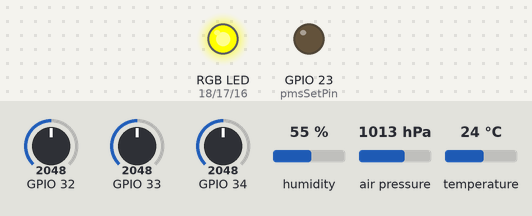
A sketch run on a simulated ESP32. Parts: an RGB LED mixed from three pins (HIGH = lit), output pins drawn as LEDs (lit = HIGH). The inputs (shaded band) are chosen by the test bench; at power-on: GPIO 32 = 2048, GPIO 33 = 2048, GPIO 34 = 2048, humidity 55 %, air pressure 1013 hPa, temperature 24 °C. WiFi joins after 1.5 s; servers stay silent unless stated; uploads are accepted with an empty reply; what the sketch prints to the serial monitor is not drawn.

Above: at 0.1 s.
At 1.6 s:
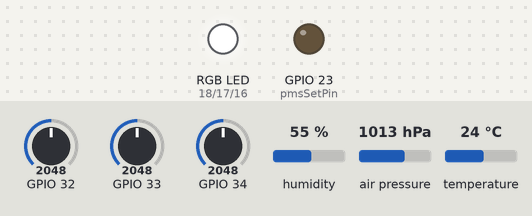
At 11.3 s:
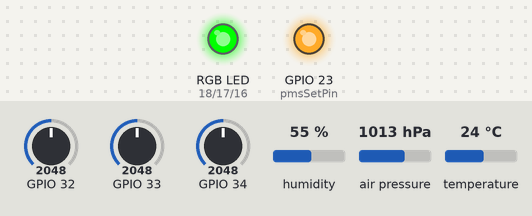
At 33.14 s:
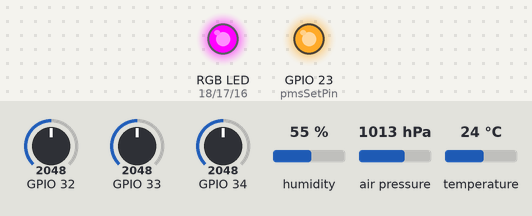
At 35.7 s:
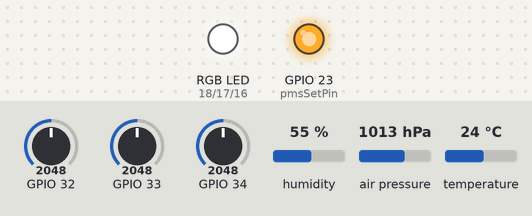
At 38.1 s:
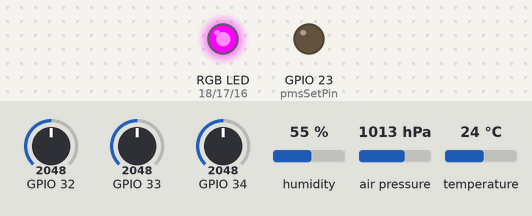
Timing chart, 0 to 39.6 s (numbered marks = the images above):
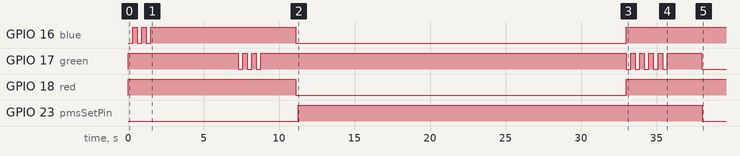

Measured:
- by itself, GPIO 16 (blue): goes LOW 0.30 s, HIGH 0.30 s, LOW 0.30 s, HIGH 9.6 s, LOW 21.9 s, then HIGH
- by itself, GPIO 17 (green): HIGH → LOW at 7.3 s, → HIGH 0.30 s later, → LOW 0.30 s later, → HIGH 0.30 s later, … (17 changes in this stretch)
- by itself, GPIO 18 (red): HIGH → LOW at 11.1 s, → HIGH 21.9 s later
- by itself, GPIO 23 (pmsSetPin): LOW → HIGH at 11.3 s, → LOW 26.7 s later

The sketch:

airWatch.ino
```cpp
// AirWatch V3.0
// This version of airwatch for the ESP32 uses WiFiManager
// WiFiManager works as follows:
// 1  When the ESP starts up, it puts it in Station mode and tries to connect to an access point (to the local WiFi network) previously registered
// 2  If the ESP32 fails to connect or if no network has been registered previously, it places the ESP32 in Access Point mode (AP Mode).
//    A web server accessible to the IP address 192.168.4.1 is started on the ESP32
// 3  Use any device with a WiFi connection with a browser (computer, smartphone, tablet) to connect to the configuration page


#include <WiFiManager.h>                        // https://github.com/tzapu/WiFiManager
#include <Ticker.h>
#include <Arduino.h>
#include <WiFi.h>
#include <HTTPClient.h>
#include <esp_system.h>
#include <driver/adc.h>
#include <Adafruit_BME280.h>


#define uS_TO_S_FACTOR 1000000
#define ADC_MAX_VALUE 4095U
#define ADC_MIN_VALUE 0U
#define ADC_SAMPLES 3U
#define ADC_SAMPLE_DELAY 100U
#define TIME_TO_SLEEP  300                      //  sleep for 300 seconds (5 minutes)


int pmsSetPin = 23;                             // PMS enable pin
int red = 18;                                   // RGB led pins
int green = 17;
int blue = 16;


// PMS sensor variables
#define LENG 31                                 //  0x42 + 31 bytes equal to 32 bytes
unsigned char buf[LENG];
int PM01Value=0;                                //  define PM1.0 value of the air detector module
int PM2_5Value=0;                               //  define PM2.5 value of the air detector module
int PM10Value=0;                                //  define PM10 value of the air detector module


Ticker setBlue;                                //  declare an instance of ticker for flashing LED blue
Ticker setRed;                                 //  declare an instance of ticker for flashing LED red


int wake;                                       //  we store the wakeup reason, not used at the moment
boolean enableSleep = false;                    //  if you dont want to leave LED indicator on between readings, use sleep mode. set to true.
Adafruit_BME280 bme280;

void setup() {

    Serial.begin(9600);
    Serial.println("Setup: Set PMS SET Pin LOW and Turn RGB off");
    pinMode(pmsSetPin, OUTPUT);
    pinMode(red, OUTPUT);
    pinMode(green, OUTPUT);
    pinMode(blue, OUTPUT);

    // turn off PMS
    digitalWrite(pmsSetPin, LOW);
    // turn off RGB
    turnRGBOff();
    flash_led(blue,3);  // indicate start of cycle
    delay(2000); // wait 2 seconds
    // explicitly set mode, esp defaults to STA+AP
    WiFi.mode(WIFI_STA);

    wake  = wakeup_reason1();
    Serial.println("Wakeup reason is: ");
    Serial.println(wake);


    //WiFiManager
    // Local intialization. Once its business is done, there is no need to keep it around
    WiFiManager wm;
    wm.setTimeout(300);
    // reset settings - for testing
    // wm.resetSettings();

    // set callback that gets called when connecting to previous WiFi fails, and enters Access Point mode
    wm.setAPCallback(configModeCallback);

    // fetches ssid and pass and tries to connect
    // if it does not connect it starts an access point with the specified name
    // here  "AirWatch-AccessPoint"
    // and goes into a blocking loop awaiting configuration

    if (!wm.autoConnect("AirWatch-AccessPoint"))
    {
        Serial.println("Failed to connect and hit timeout");
        //reset and try again, or maybe put it to deep sleep
        ESP.restart();
        delay(1000);
    }

    //if you get here you have connected to the WiFi
    Serial.println("Connected to WIFI network");
    Serial.print("IP Address: ");
    Serial.println(WiFi.localIP());


    //flash LED green 3 times to indicate successfull wifi connection
    // get wifi signal strenght
    long rssi = WiFi.RSSI();
    Serial.print("RSSI:");
    Serial.println(rssi);
    flash_led(green,3);

}

void loop() {
  // Should only get here after succesfully connecting to WIFI


        readSensorsAndSendEvent();


        if(enableSleep == true)
        {
          Serial.println("Now go to sleep for 5 mins");
          esp_sleep_enable_timer_wakeup(TIME_TO_SLEEP * uS_TO_S_FACTOR);
          esp_deep_sleep_start();
        }
        else
        {
          // keep RGB indicator led on, so dont sleep, just wait 5 mins then restart
          Serial.println("Set LED to indicate quality, and wait 5 mins");
          delay(300000);
          esp_restart();
        }

}


//gets called when WiFiManager enters configuration mode
void configModeCallback (WiFiManager *myWiFiManager)
{
           Serial.println("Entered WIFI setup mode");
           Serial.println(WiFi.softAPIP());
           //if you used auto generated SSID, print it
           Serial.println(myWiFiManager->getConfigPortalSSID());
           //entered config mode, make led toggle faster. This is blocking anything else from running. Toggle red/blue every second.
           setBlue.attach(1, setRGBProvMode, 1);
           setRed.attach(2, setRGBProvMode, 2);
}


void setRGBProvMode(int color)  // This function is specific to Ticker, which is used in Wifi setup mode , and therefore must be handled with non blocking code.
{

// 1 = blue
// 2 = red
// 3 = green
// 4 = magenta
// 5 = cyan

if(color == 1)
  {
  digitalWrite(red, 255);
  digitalWrite(green, 255);
  digitalWrite(blue, 0);

  }
else if(color == 2)
  {
  digitalWrite(red, 0);
  digitalWrite(green, 255);
  digitalWrite(blue, 255);
  }

}


void flash_led(int color, int numFlashes)
{
// ensure all are off
  int r = 255;
  int g = 255;
  int b = 255;


  if(color == 18)
    r = 0;
  else if (color == 17)
    g = 0;
  else if (color == 16)
    b = 0;


  for (int i = 0; i < numFlashes; i++)
  {
    RGB_color(r, g, b);     // turn on
    delay(300);
    RGB_color(255, 255, 255);     // turn ff
    delay(300);
  }

  delay(2000);
}


void turnRGBOff()
{
    digitalWrite(red, 255);
    digitalWrite(green, 255);
    digitalWrite(blue, 255);

}

void RGB_color(int red_light_value, int green_light_value, int blue_light_value)
 {
  digitalWrite(red, red_light_value);
  digitalWrite(green, green_light_value);
  digitalWrite(blue, blue_light_value);
}


// PMS5003 functions

char checkValue(unsigned char *thebuf, char leng)
{
  char receiveflag=0;
  int receiveSum=0;
  //Serial.println("  check values ..");
  for(int i=0; i<(leng-2); i++){
  receiveSum=receiveSum+thebuf[i];
  }
  receiveSum=receiveSum + 0x42;

  if(receiveSum == ((thebuf[leng-2]<<8)+thebuf[leng-1]))  //check the serial data
  {
    receiveSum = 0;
    receiveflag = 1;
  }
  return receiveflag;
}


int transmitPM01(unsigned char *thebuf)
{
  int PM01Val;
  PM01Val=((thebuf[3]<<8) + thebuf[4]); //count PM1.0 value of the air detector module
  return PM01Val;
}


//transmit PM Value to PC
int transmitPM2_5(unsigned char *thebuf)
{
  int PM2_5Val;
  PM2_5Val=((thebuf[5]<<8) + thebuf[6]);//count PM2.5 value of the air detector module
  return PM2_5Val;
}


//transmit PM Value to PC
int transmitPM10(unsigned char *thebuf)
{
  int PM10Val;
  PM10Val=((thebuf[7]<<8) + thebuf[8]); //count PM10 value of the air detector module
  return PM10Val;
}


// Returns reason why chip woke up

int wakeup_reason1() {
  esp_sleep_wakeup_cause_t wakeup_reason;

  wakeup_reason = esp_sleep_get_wakeup_cause();
  return wakeup_reason;
}


// Returns Mac Id of chip

String macToStr(const uint8_t* mac)
{
String result;
for (int i = 0; i < 6; ++i) {
result += String(mac[i], 16);
if (i < 5)
result += ':';
}
return result;
}


// MICS 6814 functions


bool mics6814_init(void) {
  adc1_config_width(ADC_WIDTH_BIT_12);
  adc1_config_channel_atten(ADC1_CHANNEL_6, ADC_ATTEN_DB_11);
  adc1_config_channel_atten(ADC1_CHANNEL_7, ADC_ATTEN_DB_11);
  adc1_config_channel_atten(ADC1_CHANNEL_4, ADC_ATTEN_DB_11);
  return true;
}


bool mics6814_read(uint16_t* no2, uint16_t* nh3, uint16_t* co) {
  bool result = true;

  if ((NULL == no2) || (NULL == nh3) || (NULL == co)) {
    result = false;
  }

  uint16_t tempNo2 = 0U;
  uint16_t tempNh3 = 0U;
  uint16_t tempCo = 0U;
  uint8_t count = 0U;
  while ((true == result) && (count < ADC_SAMPLES)) {
    if (count > 0U) {
      delay(ADC_SAMPLE_DELAY);
    }

    int temp = adc1_get_raw(ADC1_CHANNEL_4);
    if ((temp >= ADC_MIN_VALUE) && (temp <= ADC_MAX_VALUE)) {
      tempNo2 += (uint16_t)temp;
    } else {
      result = false;
    }

    if (true == result) {
      temp = adc1_get_raw(ADC1_CHANNEL_6);
      if ((temp >= ADC_MIN_VALUE) && (temp <= ADC_MAX_VALUE)) {
        tempNh3 += (uint16_t)temp;
      } else {
        result = false;
      }
    }

    if (true == result) {
      temp = adc1_get_raw(ADC1_CHANNEL_5);
      if ((temp >= ADC_MIN_VALUE) && (temp <= ADC_MAX_VALUE)) {
        tempCo += (uint16_t)temp;
        count++;
      } else {
        result = false;
      }
    }
  }

  if (true == result) {
    *no2 = ADC_MAX_VALUE - (tempNo2 / ADC_SAMPLES);
    *nh3 = ADC_MAX_VALUE - (tempNh3 / ADC_SAMPLES);
    *co = ADC_MAX_VALUE - (tempCo / ADC_SAMPLES);
  }

  return result;
}


void readSensorsAndSendEvent()
{
      Serial.println(F("In sensor read function, start reading sensors. Set color to Magenta."));
      RGB_color(0, 255, 0);


      Serial.println(F("Start the BME280 ...."));
      bme280.begin(0x76);
      Serial.println("Read BME280 values...");
      float temperature = bme280.readTemperature();
      float pressure = bme280.readPressure() / 100.0F;
      float humidity = bme280.readHumidity();
      Serial.println("Temp is : ");
      Serial.println(temperature);
      Serial.println("Pressure is : ");
      Serial.println(pressure);
      Serial.println("Humidity is : ");
      Serial.println(humidity);


      Serial.println("Set PMS SET Pin HIGH and wait 20 seconds ......");
      digitalWrite(pmsSetPin, HIGH);
      delay(20000);


      //start to read the PMS5003 when detect 0x42 on serial

      if(Serial.find(0x42))
      {
        Serial.readBytes(buf,LENG);
        //Serial.println("  detected 42 ..");
        if(buf[0] == 0x4d){
          if(checkValue(buf,LENG)){
            PM01Value=transmitPM01(buf); //count PM1.0 value of the air detector module
            PM2_5Value=transmitPM2_5(buf);//count PM2.5 value of the air detector module
            PM10Value=transmitPM10(buf); //count PM10 value of the air detector module
          }
        }
      }


      Serial.print("PM1.0: ");
      Serial.print(PM01Value);
      Serial.println("  ug/m3");
      Serial.print("PM2.5: ");
      Serial.print(PM2_5Value);
      Serial.println("  ug/m3");
      Serial.print("PM1 0: ");
      Serial.print(PM10Value);
      Serial.println("  ug/m3");
      Serial.println();


     // now read the gas sensor

     Serial.println("Setup gas sensor MICS6814");
     if ( !mics6814_init() )
     {
          Serial.println("Waiting to Setup gas sensor MICS6814");
          while(1);
     }

     uint16_t no2 = 0U;
     uint16_t nh3 = 0U;
     uint16_t co = 0U;
     mics6814_read(&no2, &nh3, &co);
     Serial.println("Have read MICS6814 ..");
     Serial.println("Co ..");
     Serial.println(co);
     Serial.println("No2 ..");
     Serial.println(no2);
     Serial.println("Nh3 ..");
     Serial.println(nh3);


     String clientMac = "";
     unsigned char mac[6];
     WiFi.macAddress(mac);
     clientMac += macToStr(mac);
     Serial.println("Mac ID is ..");
     Serial.println(clientMac);


     Serial.println("Send event to platform.. ");
     HTTPClient http;
     Serial.print("[HTTP] begin...\n");

     // url format http://aServer.com/aScript.php?pms01=23&pms25=32&pm10=12&thingName=wemos04&serial=a238b327f8f334ed&temeperature=23.4&pressure=1036&humidity=45.2&no2=234&nh3=286&co=23

     String url = "http://airwatch.io/update/updateWIFI.php?pms01=";         // point to airwatch. Or update to point to your own server

     url += PM01Value;
     url += "&pms25=";
     url += PM2_5Value;
     url += "&pms10=";
     url += PM10Value;
     url += "&thingName=wemos0017";
     url += "&serial=";
     url += clientMac;
     url += "&temperature=";
     url += temperature;
     url += "&pressure=";
     url += pressure;
     url += "&humidity=";
     url += humidity;
     url += "&no2=";
     url += no2;
     url += "&nh3=";
     url += nh3;
     url += "&co=";
     url += co;


     Serial.print("URL is ...\n");
     Serial.print(url);
     http.begin(url); //HTTP


     Serial.print("[HTTP] GET...\n");

     // start connection and send HTTP header
     int httpCode = http.GET();


      if(httpCode > 0)
      {
                  // HTTP header has been send and Server response header has been handled
                  Serial.printf("[HTTP] GET... return code: %d\n", httpCode);

                  // file found at server
                  if(httpCode == HTTP_CODE_OK)
                  {
                      String payload = http.getString();

                      http.end();
                      flash_led(green,5);  // indicates the send was successfull
                  }
      }
      else // connected to wifi but http get failed
      {
                Serial.printf("[HTTP] GET... failed, error code: %s\n", http.errorToString(httpCode).c_str());
                Serial.print("WIFI  connected, but update  failed.");
                http.end();
                flash_led(red,5);  // indicates the send failed

       }

  // set the led based on last reading of air quality.

    if(PM2_5Value >= 0 &&  PM2_5Value <= 26.3)
    {
        // set RGB green, very good or good quality
        RGB_color(255, 0, 255);
    }
    else if(PM2_5Value >= 26.4 &&  PM2_5Value <= 39.9)
    {
        // set RGB blue , fair quality
        RGB_color(255, 255, 0);
    }
    else if(PM2_5Value >= 40.0 )
    {

        // set RGB red, poor quality or very poor quality
         RGB_color(0, 255, 255);
    }


        Serial.println("Set PMS SET Pin LOW to turn off fan, it only has 8000 hours of operation life span ......");
        digitalWrite(pmsSetPin, LOW);
        delay(2000);


}
```
